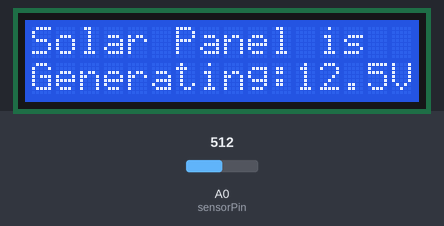
Simulated run of this sketch. Board: Arduino Uno, built with avr-gcc and run on an emulated ATmega328P. Shown: 16×2 character LCD. Inputs (shaded band) come from the test bench; at power-on: A0 (sensorPin) = 512. What the sketch prints to the serial monitor is not drawn.

Above: at 1.2 s.
1.3 s: A0 (sensorPin) set to 716
At 3.0 s:
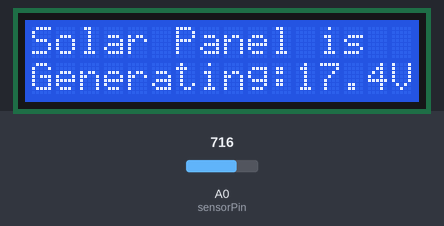
3.6 s: A0 (sensorPin) set to 900
At 4.6 s:
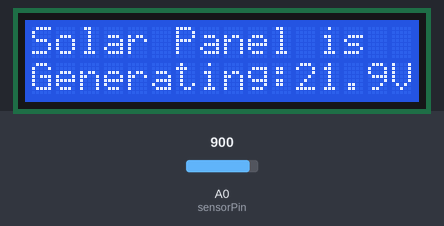
5.7 s: A0 (sensorPin) set to 1023
At 7.3 s:
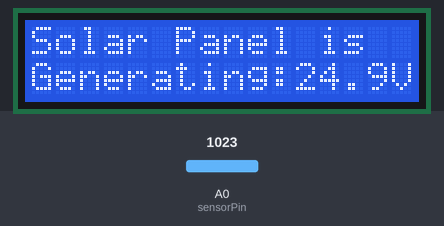
Timing chart, 0 to 8.8 s (numbered marks = the images above; inputs shaded):
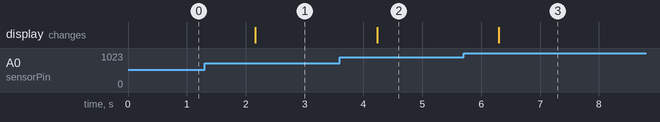

The sketch:

Voltage_Measurement.ino
```cpp
#include<LiquidCrystal_I2C.h>

LiquidCrystal_I2C lcd(0x27, 16 , 2);
int sensorPin = A0;

void setup() {
  Serial.begin(9600);
  lcd.clear();
  lcd.init();
  lcd.backlight();

}

void loop() {
  int value = analogRead(sensorPin);
  double voltage = map(value,0,1024,0,2500);
  voltage /= 100;
  lcd.setCursor(0,0);
  lcd.print("Solar Panel is");
  lcd.setCursor(0,1);
  lcd.print("Generating:");
  lcd.setCursor(11,1);
  lcd.print(voltage);
  lcd.setCursor(15,1);
  lcd.print("V");
  delay(1000);

  Serial.print("Voltage:");
  Serial.println(voltage);
}
```

Measured:
- after the input at 1.3 s, the display: changes after 0.87 s (image 1)
- after the input at 3.6 s, the display: changes after 0.63 s (image 2)
- after the input at 5.7 s, the display: changes after 0.60 s (image 3)
